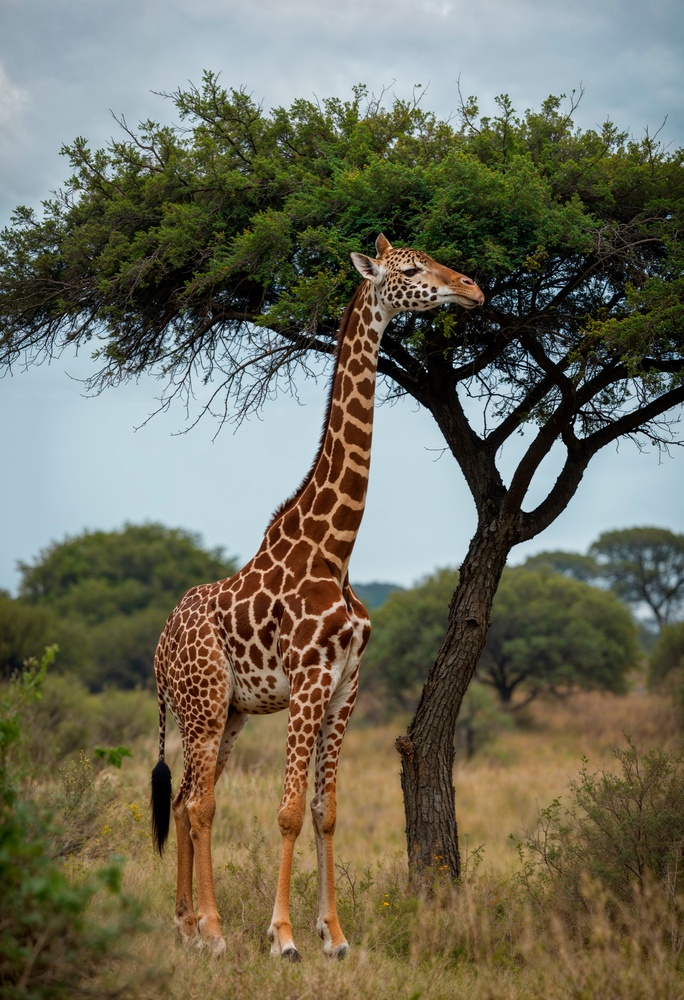
#> input picture giraffe_kenya.jpg, 684 x 1000 px, shrunk from 1367 x 2000 before the run
$ jupyter execute hist_equlization.ipynb
#> lines starting #> are read from the running program, lines starting #| are printed output that depends on the picture
[cell 1]
import cv2
import numpy as np
import matplotlib.pyplot as plt

[cell 2]
image = cv2.imread("./giraffe_kenya.jpg")
#> image is the input picture: shape (1000, 684, 3); mean B, G, R 91.2, 108.8, 110.9

if image is None:
    print("Issue in image")
else:
    print("Image is good ")

[cell 3]
image_rgb = cv2.cvtColor(image,cv2.COLOR_BGR2RGB)
image_greyscale = cv2.cvtColor(image,cv2.COLOR_BGR2GRAY)
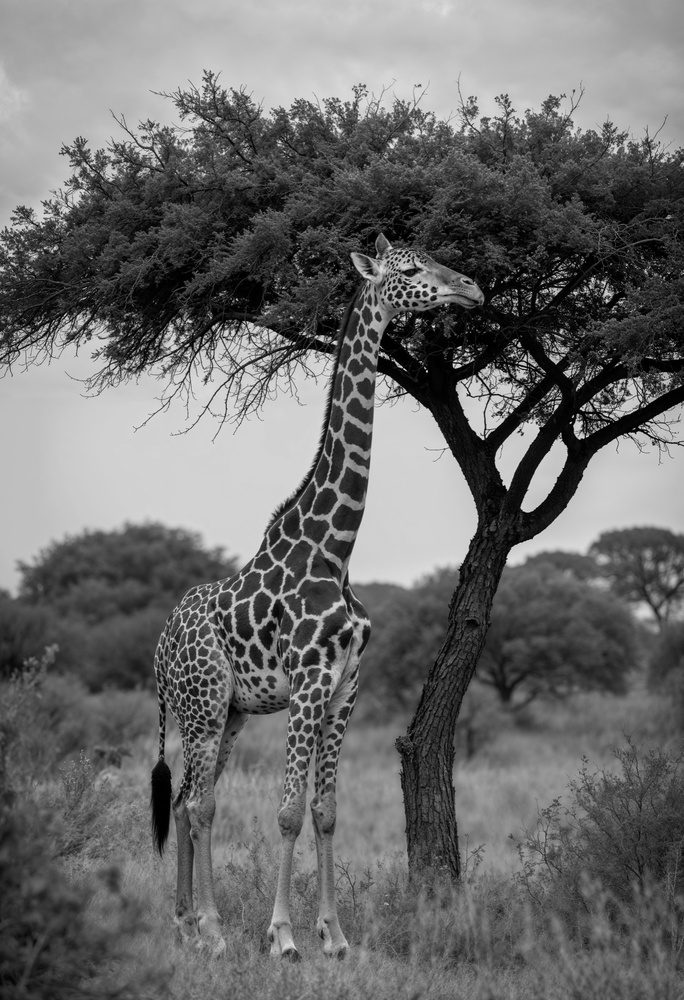
#> image_greyscale: shape (1000, 684); min 0, max 236, mean 107.4

[cell 4]
hist,bins = np.histogram(image_greyscale.flatten(),256,[0,256])
#> hist = 256 values, max 14239 at index 209, min 0 at index 237, mean 2671.9; bins = 257 values from 0 to 256

#Perform histogram equlization
equalised_image = cv2.equalizeHist(image_greyscale)
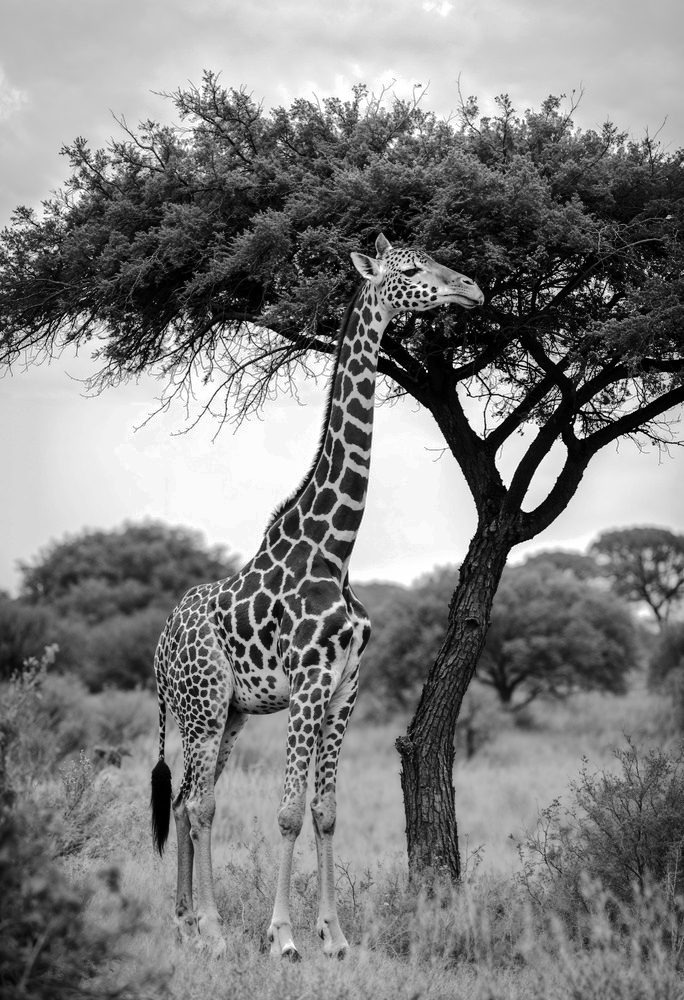
#> equalised_image: shape (1000, 684); min 0, max 255, mean 127.8

equlised_hist , bins = np.histogram(equalised_image.flatten(),256,[0,256])
#> equlised_hist = 256 values, max 14239 at index 246, min 0 at index 4, mean 2671.9

#plot the results
plt.figure(figsize=(12,6))

plt.subplot(2,2,1)
plt.imshow(image_greyscale,cmap = 'grey')
plt.title("Original Image")

plt.subplot(2,2,2)
plt.plot(hist,color = 'blue')
plt.title("Original Image histogram")

plt.subplot(2,2,3)
plt.imshow(equalised_image,cmap = 'grey')
plt.title("Original Image")

plt.subplot(2,2,4)
plt.plot(equlised_hist,color = 'green')
plt.title("Equalized Image histogram")

plt.tight_layout()
plt.show()
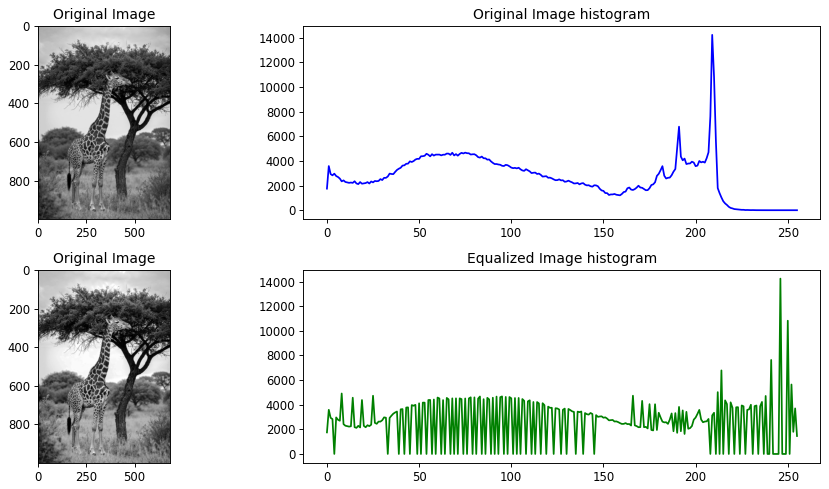
#> figure drawn by matplotlib, 4 panels; panel 2: curve peaks at x = 209, y = 14239; panel 4: curve peaks at x = 246, y = 14239

[cell 5]
#LAB
#YUV
image_yuv = cv2.cvtColor(image,cv2.COLOR_BGR2YUV)
#> image_yuv: shape (1000, 684, 3); mean of channels 0, 1, 2 107.4, 120, 131.1
image_yuv[:,:,0] = cv2.equalizeHist(image_yuv[:,:,0])
#> image_yuv: shape (1000, 684, 3); mean of channels 0, 1, 2 127.8, 120, 131.1
equalised_color_image = cv2.cvtColor(image_yuv,cv2.COLOR_YUV2BGR)
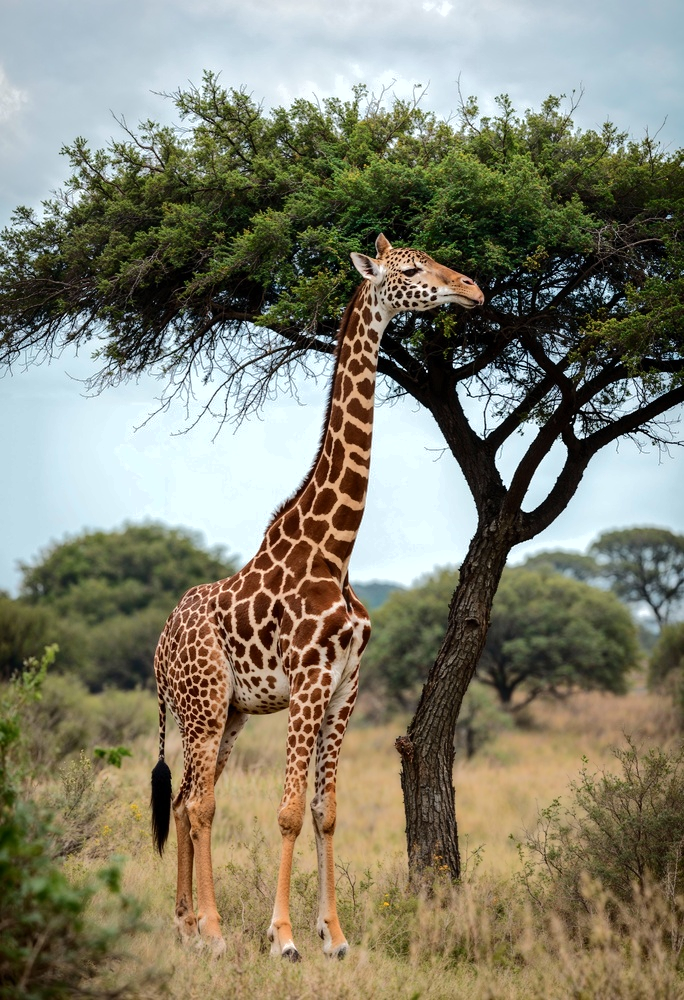
#> equalised_color_image: shape (1000, 684, 3); mean B, G, R 111.1, 129.2, 131.3
equalised_color_image_RGB = cv2.cvtColor(equalised_color_image,cv2.COLOR_BGR2RGB)

#plot the results
plt.figure(figsize=(12,8))

plt.subplot(1,2,1)
plt.imshow(image_rgb)
plt.title("Original Image")

plt.subplot(1,2,2)
plt.imshow(equalised_color_image_RGB)
plt.title("Equlised rgb image")

plt.tight_layout()
plt.show()
